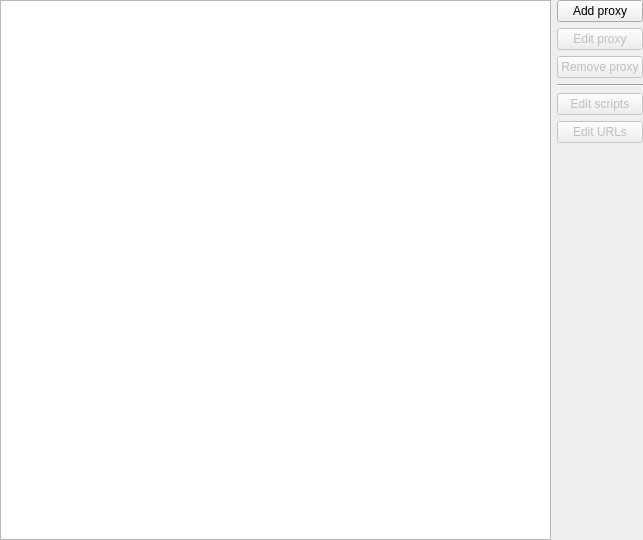
<?xml version="1.0" encoding="UTF-8"?>
<ui version="4.0">
 <class>ProxiesConfigWidget</class>
 <widget class="QWidget" name="ProxiesConfigWidget">
  <property name="geometry">
   <rect>
    <x>0</x>
    <y>0</y>
    <width>643</width>
    <height>540</height>
   </rect>
  </property>
  <property name="windowTitle">
   <string/>
  </property>
  <layout class="QHBoxLayout" name="horizontalLayout">
   <property name="margin">
    <number>0</number>
   </property>
   <item>
    <widget class="QTreeView" name="ProxiesList_"/>
   </item>
   <item>
    <layout class="QVBoxLayout" name="verticalLayout_2">
     <item>
      <widget class="QPushButton" name="AddProxyButton_">
       <property name="text">
        <string>Add proxy</string>
       </property>
      </widget>
     </item>
     <item>
      <widget class="QPushButton" name="UpdateProxyButton_">
       <property name="enabled">
        <bool>false</bool>
       </property>
       <property name="text">
        <string>Edit proxy</string>
       </property>
      </widget>
     </item>
     <item>
      <widget class="QPushButton" name="RemoveProxyButton_">
       <property name="enabled">
        <bool>false</bool>
       </property>
       <property name="text">
        <string>Remove proxy</string>
       </property>
      </widget>
     </item>
     <item>
      <widget class="Line" name="line">
       <property name="orientation">
        <enum>Qt::Horizontal</enum>
       </property>
      </widget>
     </item>
     <item>
      <widget class="QPushButton" name="EditListsButton_">
       <property name="enabled">
        <bool>false</bool>
       </property>
       <property name="text">
        <string>Edit scripts</string>
       </property>
      </widget>
     </item>
     <item>
      <widget class="QPushButton" name="EditUrlsButton_">
       <property name="enabled">
        <bool>false</bool>
       </property>
       <property name="text">
        <string>Edit URLs</string>
       </property>
      </widget>
     </item>
     <item>
      <spacer name="verticalSpacer">
       <property name="orientation">
        <enum>Qt::Vertical</enum>
       </property>
       <property name="sizeHint" stdset="0">
        <size>
         <width>20</width>
         <height>40</height>
        </size>
       </property>
      </spacer>
     </item>
    </layout>
   </item>
  </layout>
 </widget>
 <tabstops>
  <tabstop>ProxiesList_</tabstop>
 </tabstops>
 <resources/>
 <connections/>
</ui>
